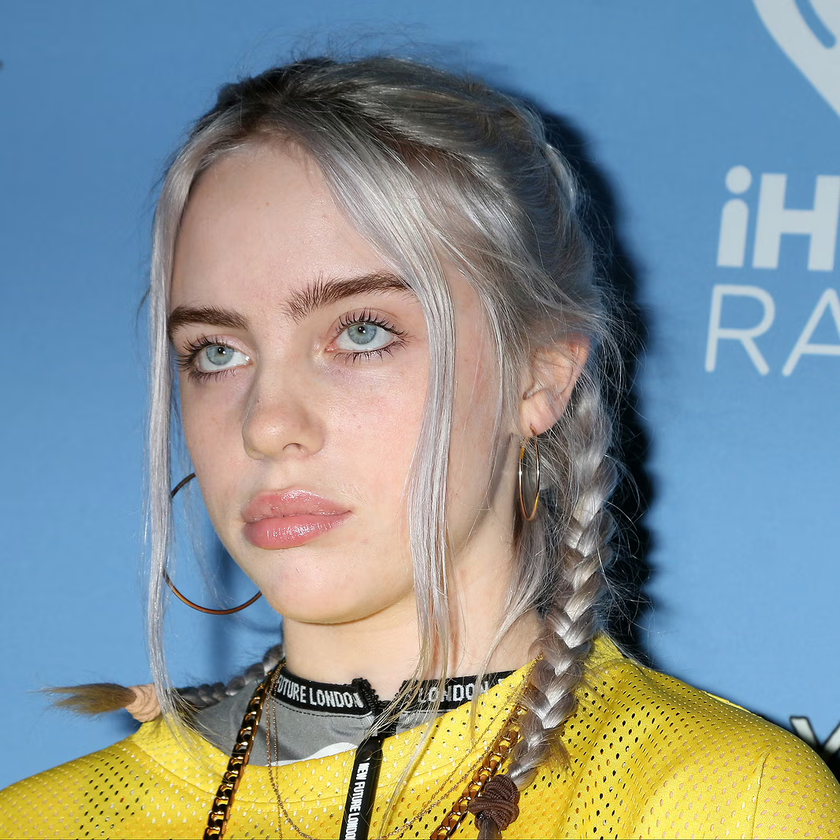
#> input picture Python/Image Libraries/images/billie.png, 840 x 840 px, shrunk from 1066 x 1067 before the run
$ jupyter execute 02-Basics-CV2.ipynb
#> lines starting #> are read from the running program, lines starting #| are printed output that depends on the picture
[cell 1]
import cv2

If you want to install it for your current kernel

`!{sys.executable} -m pip install opencv-python`

[cell 2]
image = cv2.imread('images/billie.png')
#> image is the input picture: shape (840, 840, 3); mean B, G, R 146, 145.4, 133.6

[cell 3]
print(f'''
Type: {type(image)}
Shape: {image.shape}
''')
#| Type: <class 'numpy.ndarray'>
#| Shape: (840, 840, 3)

[cell 4]
import matplotlib.pyplot as plt

plt.axis("off")
plt.imshow(image)

But the colors are way off, why is that?

Well OpenCV is **BGR** not **RGB** which makes the ordering shuffeled. (Main difference between `PIL` and `OpenCV`)

[cell 5]
new_image = cv2.cvtColor(image, cv2.COLOR_BGR2RGB)
plt.axis("off")
plt.imshow(new_image)

[cell 6]
# you can convert the image to gray scale using cvtColor
image_gray = cv2.cvtColor(image, cv2.COLOR_BGR2GRAY)
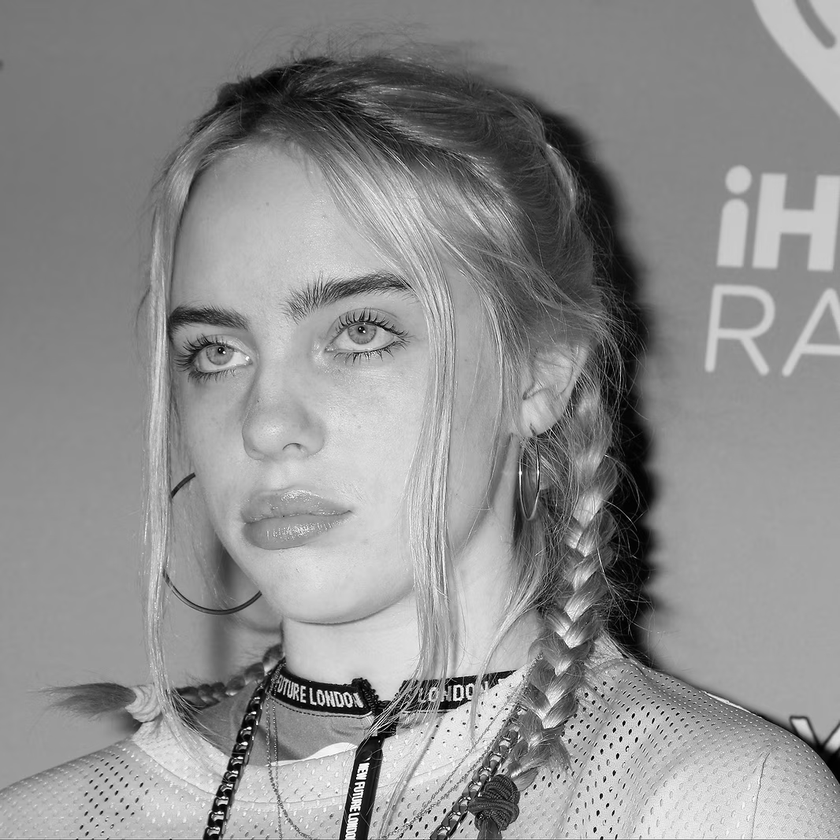
#> image_gray: shape (840, 840); min 0, max 255, mean 141.9
plt.axis("off")
plt.imshow(image_gray, cmap="gray")

[cell 7]
# save the image
cv2.imwrite('images/saved/billie-grayscale.png', image_gray)
#> Out = True

[cell 8]
# we can also load gray scale images with imread
img_gray = cv2.imread("images/billie.png", cv2.IMREAD_GRAYSCALE)
#> img_gray: shape (840, 840); min 0, max 255, mean 141.4
plt.axis("off")
plt.imshow(img_gray, cmap="gray")

[cell 9]
blue, green, red = image[:,:,0], image[:,:,1], image[:,:,2] # using slicing
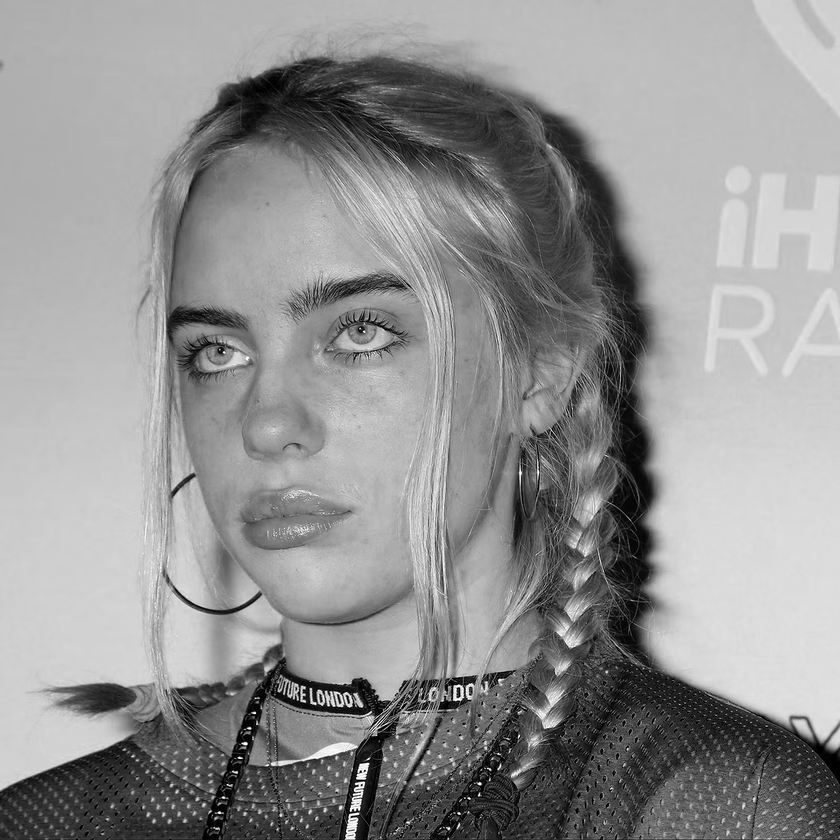
#> blue: shape (840, 840); min 0, max 255, mean 146
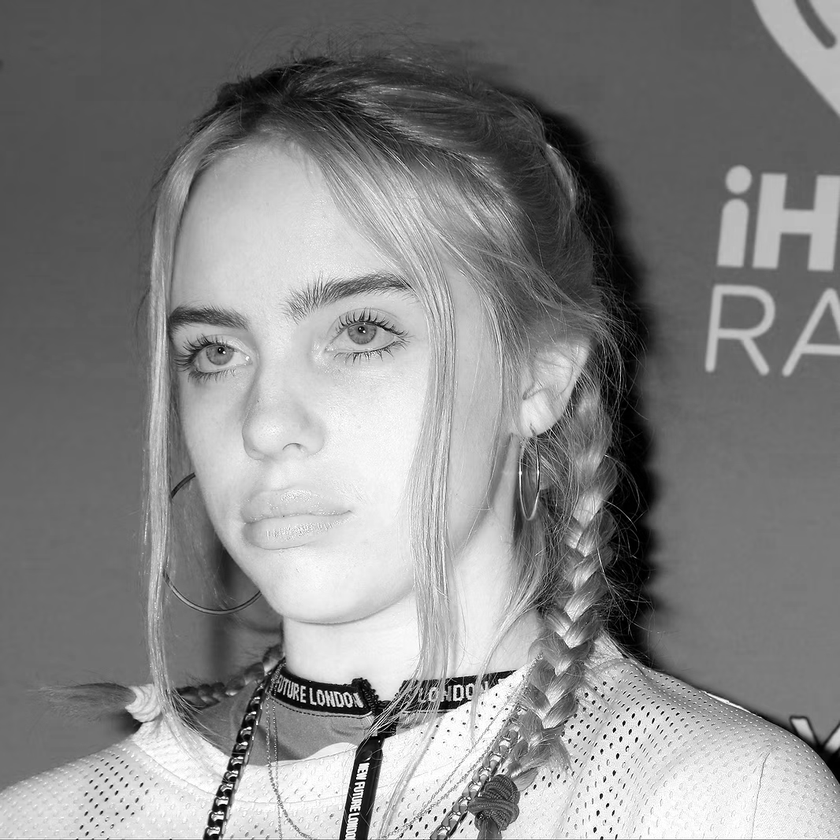
#> red: shape (840, 840); min 0, max 255, mean 133.6

plt.axis("off")
# plt.imshow(blue, cmap="gray")
plt.imshow(green, cmap="gray")
# plt.imshow(red, cmap="gray")

$ run again, with Python/Image Libraries/images/elizabeth-olsen.png copied over Python/Image Libraries/images/billie.png
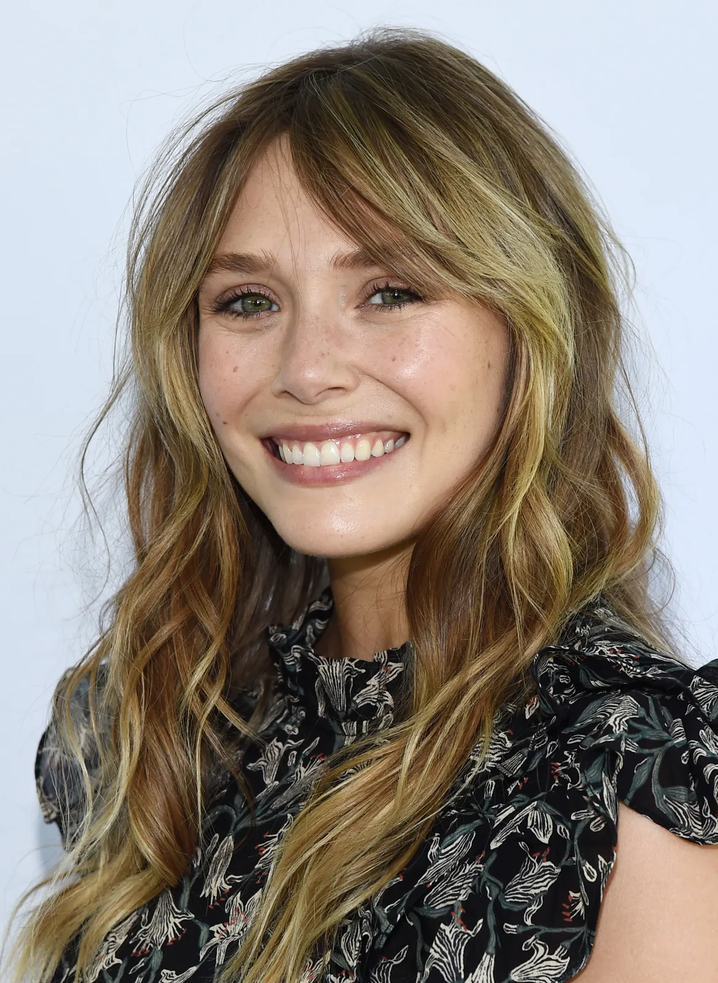
#> input picture Python/Image Libraries/images/elizabeth-olsen.png, 718 x 983 px, shrunk from 1168 x 1600 before the run
#> image is the input picture: shape (983, 718, 3); mean B, G, R 120.4, 130.2, 139.8
#| Type: <class 'numpy.ndarray'>
#| Shape: (983, 718, 3)
#> `image_gray = cv2.cvtColor(image, cv2.COLOR_BGR2GRAY)`:
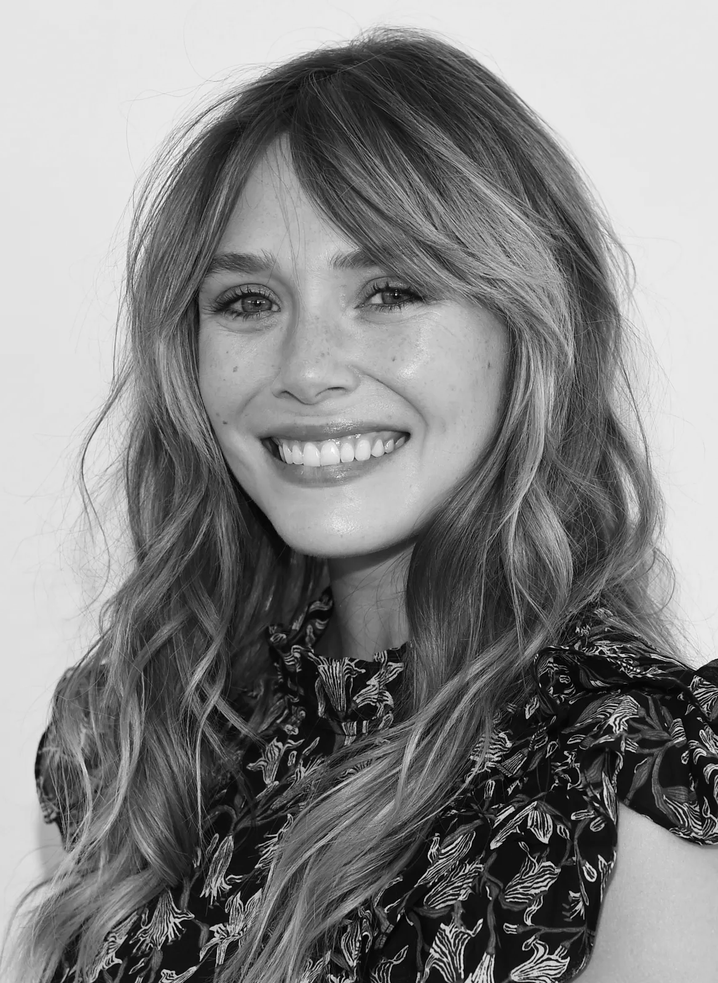
#> image_gray: shape (983, 718); min 0, max 255, mean 131.9
#> Out = True
#> `blue, green, red = image[:,:,0], image[:,:,1], image[:,:,2]`:
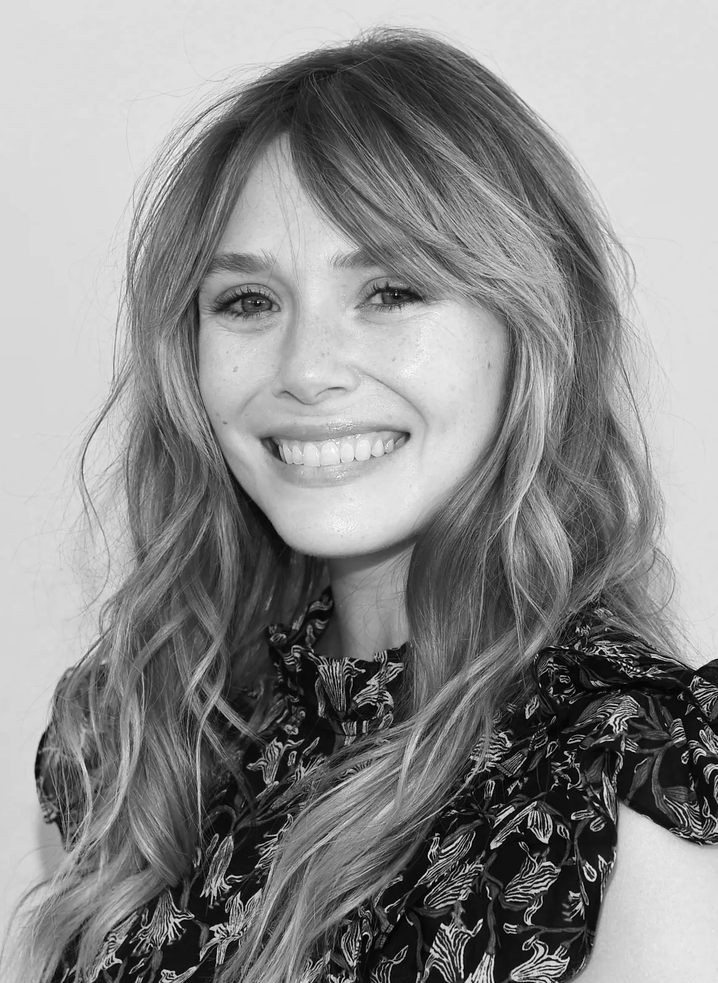
#> red: shape (983, 718); min 0, max 255, mean 139.8
